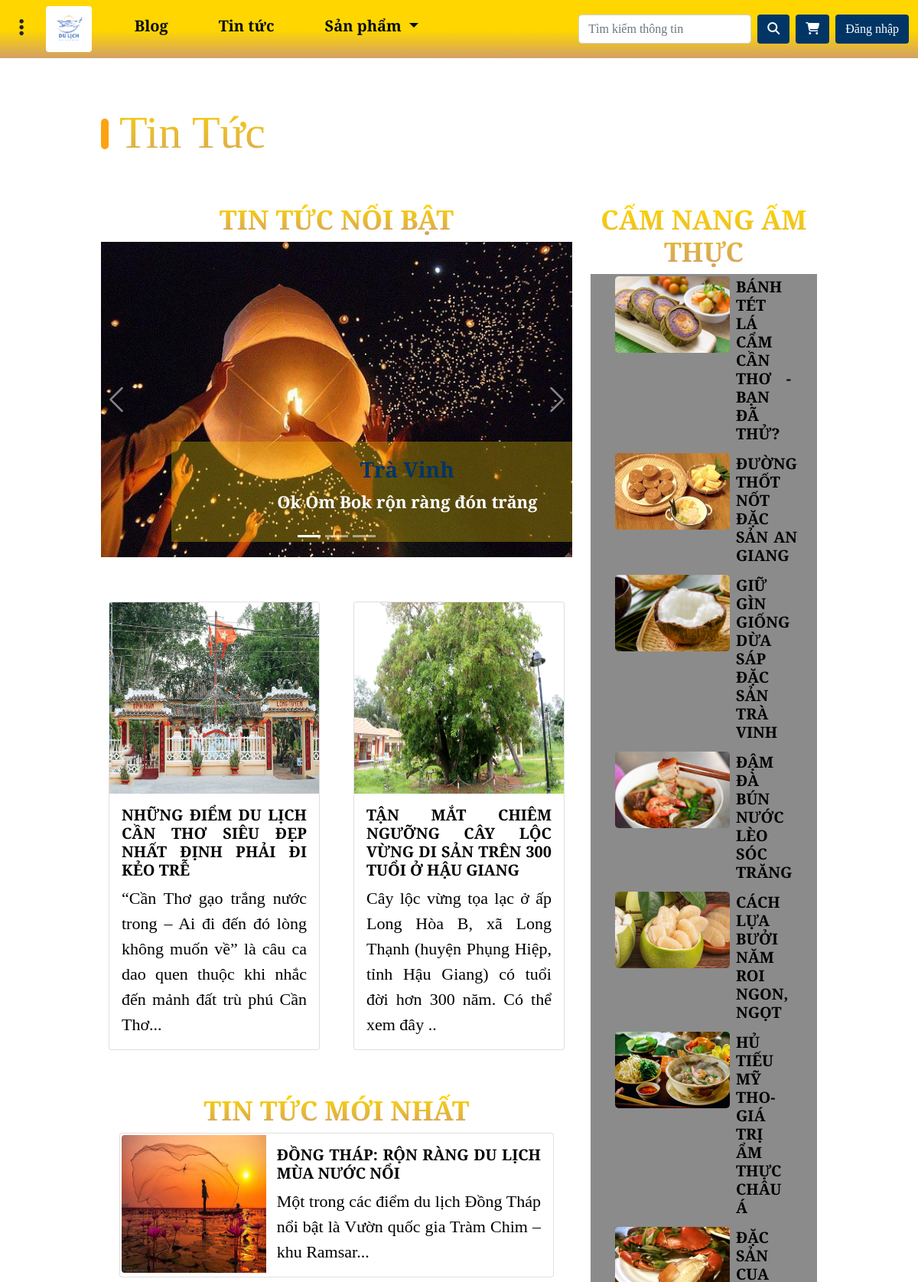
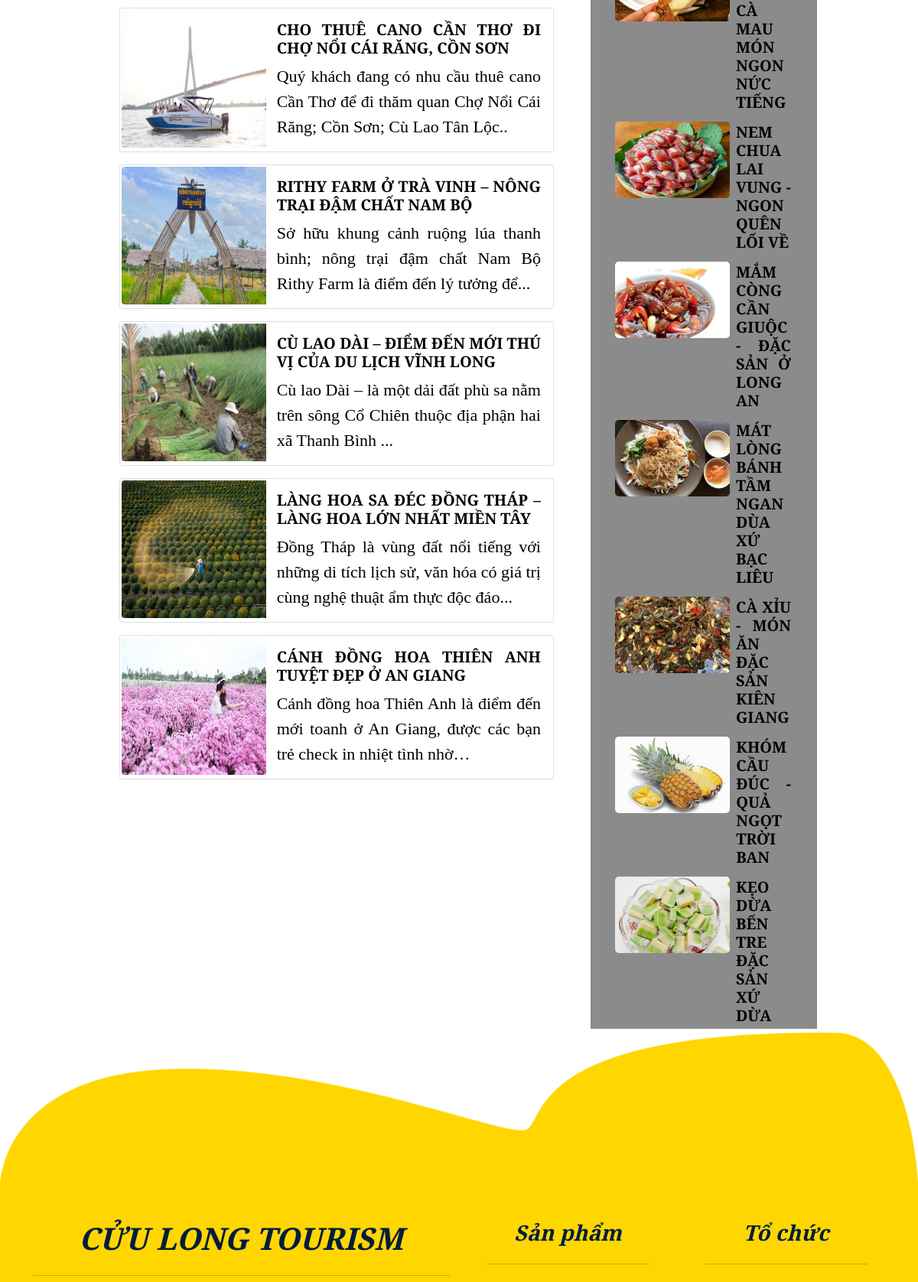
The page /new/ (upper part) on the database its author committed (2 pictures, top to bottom).
### Home/models.py (models this page shows, shortened)
class Post(models.Model):
    title = models.CharField(max_length=255)
    mota = models.TextField(blank=True)
    text_url = models.TextField(blank = True)

class Food(models.Model):
    title = models.CharField(max_length=255)
    mota = models.TextField(blank=True)
    text_url = models.TextField(blank = True)

### Home/views.py (the view)
# urls.py: path('new/', views.new, name="new"),
def new(request):
    posts = models.Post.objects.all()[:2]
    postall = models.Post.objects.all()[2:8]
    foods = models.Food.objects.all()
    return render(request, 'new.html', {'posts': posts, 'postall': postall, 'foods': foods})

### Home/templates/new.html (shortened to what this page needs)
{% load static %}
{% load humanize %}
<!DOCTYPE html>
<html lang="en">
   <head>
      <link
         href="https://cdn.jsdelivr.net/npm/bootstrap@5.0.2/dist/css/bootstrap.min.css"
         rel="stylesheet"
         />
      <link
         rel="stylesheet"
         href="https://cdnjs.cloudflare.com/ajax/libs/font-awesome/6.5.1/css/all.min.css"
         />
      <link rel="stylesheet" href="https://unpkg.com/leaflet@1.9.4/dist/leaflet.css"
/>
      <link rel="stylesheet" href="{% static 'css/style.css' %}">
   </head>
   <body>
      <header>
         <nav class="navbar navbar-expand-md colorHeader fixed-top ">
            <div class="container-fluid">
               <div class="nav-brand me-5">
                  <button class="btn" type="button" data-bs-target="#offcanvasTop" data-bs-toggle="offcanvas">
                  <i class="fa-solid fa-ellipsis-vertical leftslide"></i>
                  </button>
                  <a href="{% url 'home' %}">
                  <img src="{%static 'asset/logo.jpg'%}" alt="" class="rounded" width="60px" height="60px" />
                  </a>
               </div>
               <div class="collapse navbar-collapse" id="navbarNav">
                  <ul class="navbar-nav me-auto mb-2 mb-lg-0">
                     <li class="nav-item">
                        <a class="nav-link active h5" aria-current="page" href="#" data-bs-toggle="tooltip" title="Tính năng đang được phát triển">Blog</a>
                     </li>
                     <li class="nav-item">
                        <a class="nav-link h5" href="{% url 'new' %}">Tin tức</a>
                     </li>
                     <li class="nav-item dropdown ">
                        <a class="nav-link h5 dropdown-toggle" href="#" role="button" data-bs-toggle="dropdown"
                           aria-expanded="false">
                        Sản phẩm
                        </a>
                     </li>
                  </ul>
                  <form class="d-flex " role="search">
                     <input class="form-control me-2 searchInput" id="searchInput" type="search" placeholder="Tìm kiếm thông tin"
                        aria-label="Search" />
                     <button class="btn" id="searchBtn" type="submit">
                     <i class="fa-solid fa-magnifying-glass" style="color: #ffffff;"></i>
                     </button>
                  </form>
                  <button type="button" class="btn ms-2" style="background-color: #003566; color: white;"
                     data-bs-toggle="popover" title="Đơn hàng" data-bs-html="true" data-bs-content="
                     <div class='text-center'>
                     <a href='{% url 'cart' %}'>Mở giỏ hàng</a>
                     </div>
                     " data-bs-placement="bottom">
                  <i class="fas fa-shopping-cart"></i>
                  </button>
                  {% if request.user.is_authenticated %}
                  {% if request.user.is_staff %}
                  <button class="btn mx-2" style="background-color: #800101;" data-bs-toggle="popover" title="Admin" data-bs-html="true" data-bs-content="
                     <div>
                     <a href='{% url 'profile' %}'>Hồ sơ</a> <br>
                     <a href='{% url 'admin:index' %}'>Trang quản trị</a>
                     </div>
                     <hr class='my-3'>
                     <div>
                     <a href='{% url 'logout'%}'>Đăng xuất</a>
                     </div>
                     " data-bs-placement="bottom">
                  <i class="fa-solid fa-user" style="color: #ffffff;"></i>
                  </button>
                  {% else %}
                  <button class="btn mx-2" style="background-color: #003566;" data-bs-toggle="popover" title="Người dùng" data-bs-html="true" data-bs-content="
                     <div>
                     <a href='{% url 'profile' %}'>Hồ sơ</a> <br>
                     </div>
                     <hr class='my-3'>
                     <div>
                     <a href='{% url 'logout'%}'>Đăng xuất</a>
                     </div>
                     " data-bs-placement="bottom">
                  <i class="fa-solid fa-user" style="color: #ffffff;"></i>
                  </button>
                  {%endif%}
                  {% else %}
                  <button class="text-white btn ms-2" style="background-color: #003566;" onclick="chuyentrang()">
                  Đăng nhập
                  </button>
                  {%endif%}
               </div>
            </div>
         </nav>
      </header>
  <main>
    <div class="container-fluid d-flex">
      <span class="title">
        <img style="width: 10px; height: 40px; margin-bottom: 8px; border-radius: 5px;" src="{% static 'asset/new/tintuc.jpg' %}"
          alt="">
        Tin Tức
      </span>
    </div>
    <div class="container-fluid mt-5">
      <div class="row">
        <div class="col-md-8">
          <h1 class="title text-center" style="font-size: 35px; font-weight: bold;">
            TIN TỨC NỔI BẬT
          </h1>
          <div id="carouselExampleCaptions" class="carousel slide" data-bs-ride="carousel">
            <div class="carousel-indicators">
              <button type="button" data-bs-target="#carouselExampleCaptions" data-bs-slide-to="0" class="active"
                aria-current="true" aria-label="Slide 1"></button>
              <button type="button" data-bs-target="#carouselExampleCaptions" data-bs-slide-to="1"
                aria-label="Slide 2"></button>
              <button type="button" data-bs-target="#carouselExampleCaptions" data-bs-slide-to="2"
                aria-label="Slide 3"></button>
            </div>
            <div class="carousel-inner">
              <div class="carousel-item active">
                <img src="{% static 'asset/new/tinnoibat/1.2-travinh-thadenhoa.jpg' %}" class="d-block" alt="..." width="100%">
                <div class="carousel-caption d-none d-md-block"
                  style=" width: 100%;;background-color: rgba(255,214,0, 0.3);">
                  <h3 style="font-weight: bolder; color: #003566;">Trà Vinh</h3>
                  <p style="font-weight: bold;">Ok Om Bok rộn ràng đón trăng</p>
                </div>
              </div>
            </div>
            <button class="carousel-control-prev" type="button" data-bs-target="#carouselExampleCaptions"
              data-bs-slide="prev">
              <span class="carousel-control-prev-icon" aria-hidden="true"></span>
            </button>
            <button class="carousel-control-next" type="button" data-bs-target="#carouselExampleCaptions"
              data-bs-slide="next">
              <span class="carousel-control-next-icon" aria-hidden="true"></span>
            </button>
          </div>
          <div class="row mt-5">
            {% for post in posts %}
           <div class="col-lg-6">
            <a href="#" class="the_a clickpost" data-post-id="{{post.id}}">
              <div class="nb-haianh">
                <div class="card">
                  <img src="{% static post.text_url%}" class="card-img-top" alt="...">
                  <div class="card-body">
                    <h5 class="card-title">
                      {{post.title}}
                    </h5>
                    <p class="card-text">
                      {{post.mota}}
                    </p>
                  </div>
                </div>
              </div>
            </a>
           </div>
           {% endfor %}
          </div>
          <div class="container-fluid mt-5 text-center">
            <h1 class="title text-center" style="font-size: 35px; font-weight: bold;">
              TIN TỨC MỚI NHẤT
            </h1>
            <div class="container-fluid p-0">
              {% for post in postall %}
              <a href="#" class="the_a clickpost" data-post-id="{{post.id}}">
                <div class="card mb-3" style="max-width: 720px;">
                  <div class="row g-0">
                    <div class="col-md-4">
                      <img style="width: 320px; height: 180px; margin: 2px;"
                        src="{%static post.text_url%}" class="img-fluid rounded-start" alt="...">
                    </div>
                    <div class="col-md-8">
                      <div class="card-body">
                        <h5 class="card-title">
                          {{post.title}}
                        </h5>
                        <p class="card-text">
                          {{post.mota}}
                        </p>
                      </div>
                    </div>
                  </div>
                </div>
              </a>
              {% endfor %}
            </div>
          </div>
        </div>
        <div class="col-md-4" >
          <h1 class="title text-center" style="font-size: 35px; font-weight: bold;">
            CẨM NANG ẨM THỰC
          </h1>
          <div class="container-fluid" style="background-color: rgb(139, 139, 139);">
            {% for food in foods %}
            <a href="#" class="the_a" data-post-id="{{food.id}}">
              <div class="cotiner_item">
                <img src="{%static food.text_url %}" alt="">
                <h5>
                  {{food.title}}
                </h5>
              </div>
            </a>
            {% endfor %}
          </div>
        </div>
      </div>
    </div>
  </main>
  <img src="{%static 'asset/footer.png'%}" width="100%" >
  <footer>
     <div class="container-fluid">
        <div class="container">
           <div class="row">
              <div class="col-lg-6">
                 <h1 class="mt-5">
                    <em>
                    CỬU LONG TOURISM
                    </em>
                 </h1>
                 <hr class="my-4">
              </div>
              <div class="col-lg-3 mt-5">
                 <div class="container-fluid">
                    <h3>
                       <em>
                       Sản phẩm
                       </em>
                    </h3>
                    <hr class="my-4">
                 </div>
              </div>
              <div class="col-lg-3 mt-5">
                 <div class="container-fluid ">
                    <h3>
                       <em>
                       Tổ chức
                       </em>
                    </h3>
                    <hr class="my-4">
                 </div>
              </div>
           </div>
        </div>
     </div>
  </footer>
</body>
</html>

### Home/static/css/style.css (style rules this page uses)
.nav-item { margin-right: 50px; }
.colorHeader { background: rgb(255,214,0); background: linear-gradient(180deg, rgba(255,214,0,1) 52%, rgba(210,161,101,1) 100%); }
.collapse a, #offcanvasTopLabel { text-decoration: none !important; color: #000814 !important; font-weight: bold; }
body { font-family: 'EB Garamond' !important; font-size: 22px !important; }
.leftslide { font-size: 25px; margin-right: 10px; }
footer h1, footer h3 { color: #001d3d; font-weight: bold; text-align: center !important; }
footer { background: #ffd600; background: linear-gradient(180deg, #ffd600 52%, rgba(210,161,101,1) 100%); text-align: justify; }
.title { font-size: 60px; background: -webkit-linear-gradient(rgb(255,214,0), rgba(210,161,101,1)); -webkit-background-clip: text; -webkit-text-fill-color: transparent; }
header { margin-bottom: 8rem !important; }
.searchInput, #searchBtn { margin: auto 0; height: fit-content !important; color: white; }
#searchBtn { background-color: #003566; }
main { width: 80%; margin: 0 auto; }
.carousel-control-prev, .carousel-control-next { font-size: 30px; width: auto; }
.carousel-control-prev-icon, .carousel-control-next-icon { width: 40px; height: 40px; }
main { min-width: 80%; margin: auto; }
.the_a { text-decoration: none; overflow: hidden; color: black; text-align: justify; }
.the_a h5, h4 { font-weight: bold; }
.cotiner_item { display: flex; margin: 5px; }
.cotiner_item img { width: 200px; height: 100px; margin: 3px; border-radius: 5px; }
.cotiner_item h5 { margin: 5px; color: black; }
.nb-haianh { margin: 10px; }
.nb-haianh img { height: 250px; }

### rows shown on the page
Post: text_url (picture), title "NHỮNG ĐIỂM DU LỊCH CẦN THƠ SIÊU ĐẸP NHẤT ĐỊNH PHẢI ĐI KẺO TRỄ", mota "“Cần Thơ gạo trắng nước trong – Ai đi đến đó lòng không muốn về” là câu ca dao quen thuộc khi nhắc đến mảnh đất trù phú Cần Thơ..."
Post: text_url (picture), title "TẬN MẮT CHIÊM NGƯỠNG CÂY LỘC VỪNG DI SẢN TRÊN 300 TUỔI Ở HẬU GIANG", mota "Cây lộc vừng tọa lạc ở ấp Long Hòa B, xã Long Thạnh (huyện Phụng Hiệp, tỉnh Hậu Giang) có tuổi đời hơn 300 năm. Có thể xem đây .."
Post: text_url (picture), title "ĐỒNG THÁP: RỘN RÀNG DU LỊCH MÙA NƯỚC NỔI", mota "Một trong các điểm du lịch Đồng Tháp nổi bật là Vườn quốc gia Tràm Chim – khu Ramsar..."
Post: text_url (picture), title "CHO THUÊ CANO CẦN THƠ ĐI CHỢ NỔI CÁI RĂNG, CỒN SƠN", mota "Quý khách đang có nhu cầu thuê cano Cần Thơ để đi thăm quan Chợ Nổi Cái Răng; Cồn Sơn; Cù Lao Tân Lộc.."
Post: text_url (picture), title "RITHY FARM Ở TRÀ VINH – NÔNG TRẠI ĐẬM CHẤT NAM BỘ", mota "Sở hữu khung cảnh ruộng lúa thanh bình; nông trại đậm chất Nam Bộ Rithy Farm là điểm đến lý tưởng để..."
Post: text_url (picture), title "CÙ LAO DÀI – ĐIỂM ĐẾN MỚI THÚ VỊ CỦA DU LỊCH VĨNH LONG", mota "Cù lao Dài – là một dải đất phù sa nằm trên sông Cổ Chiên thuộc địa phận hai xã Thanh Bình ..."
Post: text_url (picture), title "LÀNG HOA SA ĐÉC ĐỒNG THÁP – LÀNG HOA LỚN NHẤT MIỀN TÂY", mota "Đồng Tháp là vùng đất nổi tiếng với những di tích lịch sử, văn hóa có giá trị cùng nghệ thuật ẩm thực độc đáo..."
Post: text_url (picture), title "CÁNH ĐỒNG HOA THIÊN ANH TUYỆT ĐẸP Ở AN GIANG", mota "Cánh đồng hoa Thiên Anh là điểm đến mới toanh ở An Giang, được các bạn trẻ check in nhiệt tình nhờ…"
Food: text_url (picture), title "BÁNH TÉT LÁ CẨM CẦN THƠ - BẠN ĐÃ THỬ?"
Food: text_url (picture), title "ĐƯỜNG THỐT NỐT ĐẶC SẢN AN GIANG"
Food: text_url (picture), title "GIỮ GÌN GIỐNG DỪA SÁP ĐẶC SẢN TRÀ VINH"
Food: text_url (picture), title "ĐẬM ĐÀ BÚN NƯỚC LÈO SÓC TRĂNG"
Food: text_url (picture), title "CÁCH LỰA BƯỞI NĂM ROI NGON, NGỌT"
Food: text_url (picture), title "HỦ TIẾU MỸ THO-GIÁ TRỊ ẨM THỰC CHÂU Á"
Food: text_url (picture), title "ĐẶC SẢN CUA CÀ MAU MÓN NGON NỨC TIẾNG"
Food: text_url (picture), title "NEM CHUA LAI VUNG - NGON QUÊN LỐI VỀ"
Food: text_url (picture), title "MẮM CÒNG CẦN GIUỘC - ĐẶC SẢN Ở LONG AN"
Food: text_url (picture), title "MÁT LÒNG BÁNH TẦM NGAN DÙA XỨ BẠC LIÊU"
Food: text_url (picture), title "CÀ XỈU - MÓN ĂN ĐẶC SẢN KIÊN GIANG"
Food: text_url (picture), title "KHÓM CẦU ĐÚC - QUẢ NGỌT TRỜI BAN"
Food: text_url (picture), title "KẸO DỪA BẾN TRE ĐẶC SẢN XỨ DỪA"
